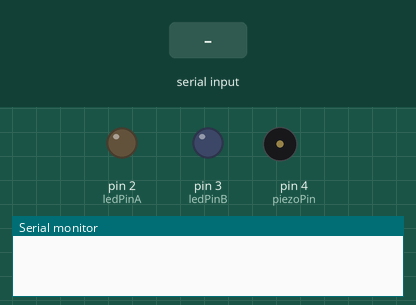
Recording of a sketch running on a simulated Arduino Uno, built with avr-gcc and run on an emulated ATmega328P. Shown: output pins drawn as LEDs (lit = HIGH), buzzer (waves = sounding), the last lines printed to the serial monitor. The test bench sets the inputs (shaded band).

Above: at 1.2 s.
1.3 s: "0" received over Serial
At 2.5 s:
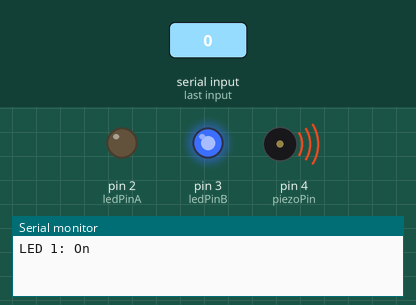
2.8 s: "2" received over Serial
At 3.9 s:
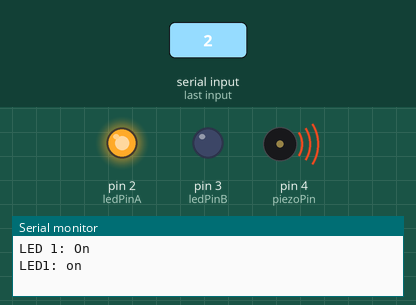
5.8 s: "1" received over Serial
At 10.4 s:
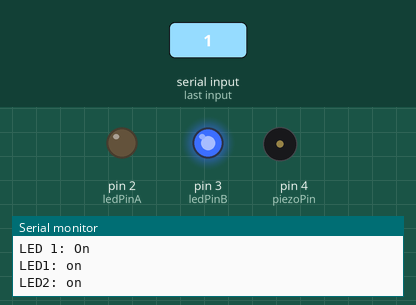
Timing chart, 0 to 11.9 s (numbered marks = the images above; inputs shaded):
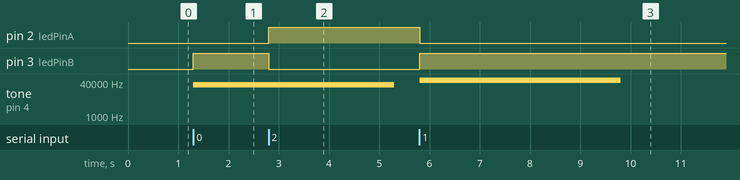

Measured:
- after the input at 1.3 s, pin 3 (ledPinB): LOW → HIGH at once; tone on pin 4 (piezoPin): silent → 30000 Hz at once
- after the input at 2.8 s, pin 2 (ledPinA): LOW → HIGH at once; pin 3 (ledPinB): HIGH → LOW at once
- after the input at 5.8 s, pin 2 (ledPinA): HIGH → LOW at once; pin 3 (ledPinB): LOW → HIGH at once; tone on pin 4 (piezoPin): silent → 48032 Hz at once, → silent 4.0 s later

The sketch:

pestcontrol.ino
```cpp
int ledPinA = 2;
int ledPinB = 3;
int piezoPin = 4;
int state = 0;
int flag = 0;

void setup() {
 pinMode(ledPinA, OUTPUT);
 pinMode(ledPinB, OUTPUT);
 pinMode(piezoPin, OUTPUT);
 digitalWrite(ledPinA, LOW);
 digitalWrite(ledPinB, LOW);
 digitalWrite(piezoPin, LOW);

 Serial.begin(9600); // Default connection rate for my BT module
}

void loop() {

 if(Serial.available() > 0){
 state = Serial.read();
 flag=0;
 }

 if (state == '0') {
 digitalWrite(ledPinB, HIGH);
 digitalWrite(ledPinA, LOW);
 if(flag == 0){

/*Tone needs 2 arguments, but can take three
1) Pin#
2) Frequency - this is in hertz (cycles per second) which determines the pitch of the noise made
3) Duration - how long the tone plays
*/
tone(piezoPin, 30000, 4000 );
//tone(piezoPin, 1000, 500);
//delay(1000);

 Serial.println("LED 1: On");
 delay(500);
 flag = 1;
 }
 }

 else if (state == '1') {
 digitalWrite(ledPinB, HIGH);
 digitalWrite(ledPinA, LOW);
 if(flag == 0){
 Serial.println("LED2: on");
 tone(piezoPin, 900000, 4000 );
 delay(500);
 flag = 1;
 }
 }
 else if (state == '2') {
 digitalWrite(ledPinA, HIGH);
 digitalWrite(ledPinB, LOW);
 if(flag == 0){
 Serial.println("LED1: on");

 delay(500);
 flag = 1;
 }
 }
}
```
